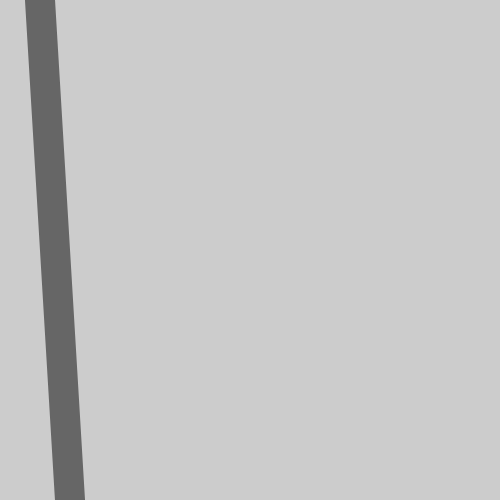
Frame 1 (no input)
Frame 60 (no input): identical to frame 1, image omitted
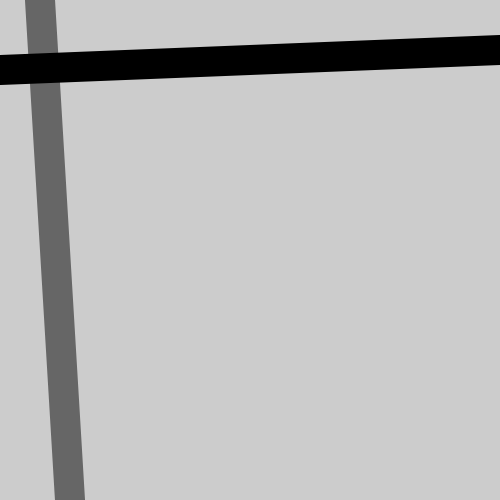
Frame 120 (the mouse pressed at the canvas centre since frame 60)

The p5.js sketch that drew these frames (run headless with seeded random() and noise() and a simulated clock; from frame 60 on, the mouse is pressed at the canvas centre):

// p5.js sketch
// ── sketch.js



function setup() {
createCanvas(500,500);
strokeWeight(30);


}

function draw() {
//background(204);
//stroke(102);
//line(40, 0, 70, height);
//if (mouseIsPressed == true){
//  stroke(0);
//} else{
//  stroke(255);
//}
//line(0,70, width, 50);


background(204);
stroke(102);
line(40,0,70,height);
if (mouseIsPressed) {
  if (mouseIsPressed == LEFT){
    stroke(255);
  } else{
    stroke(0);
  }
  line(0,70,width,50)
}
}





//beginShape();
//background(204);
//vertex(150,150);
//vertex(200,200);
//vertex(300,200);
//vertex(350,150);
//vertex(350,100);
//vertex(300,50);
//vertex(200,50);
//vertex(150,100);
//endShape(CLOSE);

//for (var i = 20; i < 400; i += 8) {
//  line(i, 40, i + 60, 80)
